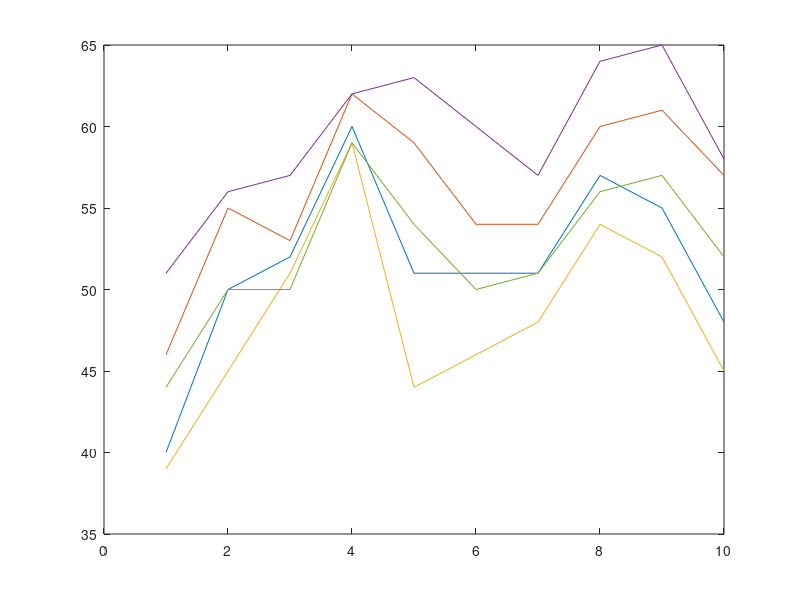
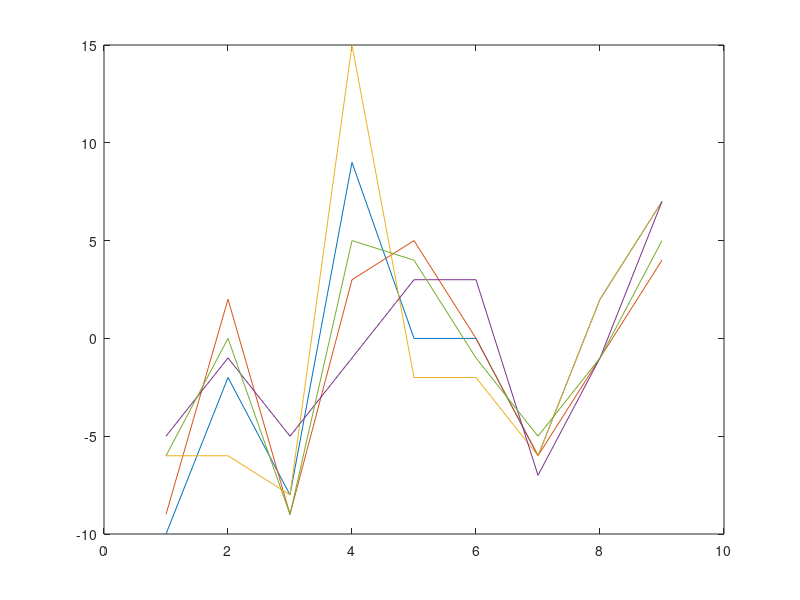

MATLAB code for these plots, in order: (Note: this script raises an error after producing the figures.)
%% Class_03_Outline: Getting started with Matlab
% File: Class_03_Outline.m
% Copy: Copyright (c) 2020 Gregory C. Myers
% BlazerID: gmyers
% Vers: 1.0.0 01/21/2020 GCM - Presented Spring 2020 to EE254 Section2F
% Desc: Driver for testing concepts in Class_03_Outline.m 

%% Checklist: Done.

%% Checklist: ToDo.

%% Arrays: How are arrays different/same as vectors?
% multidimensional
% homogenous (type)

% Types (and can they be mixed)? no

% Manual creation
A = [ 1 : 1 : 10;
     10 : -1 : 1];
% rows x columns
B = [ 3.14, -5, 7, 0.1; 
    4, 5.6, 3.9, 8];

% colon (:)

% zeros
C = zeros(2,10);

% ones
D = zeros(10,3);
E = zeros(10, 2, 20); % 3D - 10 rows x 2 colummns x 20 layers

% rand
F = rand(1, 20); % 10 x 20 doubles from 0 to 1

% logical
G = false(4, 5); % 4x5 array of logicals

% size
length(F) % length returns max of the dimensions
size(F) % returns the size of each dimension
size(F,1) % size of 1st dimension (rows)
size(F,2) % size of 2nd dimension (columns)

% Operations on arrays
% same as vectors, arrays are multi-dimensional
a = randi(100, 5, 4) % random integers from 1 to 100, 5 row, 4 columns (5x4) of doubles

%% I/O: Matlab variable files.
% Input and output

% Different types
% .mat - storage of MATLAB variables
% images
% .csv - comma separated values

% load variables
load('high_temps.mat'); % do not assign output to variable, as in "a = load('x.mat');"
load('low_temps.mat');

highest = max(high_temps, [], 1) % 1x10 row, highest in each column
highest = max(high_temps, [], 2) % 5x1 column, highest in each row
highest = max(max(high_temps, [], 1))

lowest = min(high_temps, [], 1)
lowest = min(high_temps, [], 2)
lowest = min(min(high_temps, [], 1))

average = mean(mean(high_temps))

high_temp_by_city = max(high_temps,[],2) % highest temperature per city
high_temp_by_day = max(high_temps,[],1) % highest temperature on each day over all cities

weather_days = [1 : 1 : size(high_temps, 2)];
plot(weather_days,high_temps(1,:))
hold on
plot(weather_days,high_temps(2,:))
plot(weather_days,high_temps(3,:))
plot(weather_days,high_temps(4,:))
plot(weather_days,high_temps(5,:))

% plot difference in temps between days
temp_difference = high_temps(:, [1 : (end-1)]) - high_temps(:, [2 : end])
% t1-t2
figure
plot(weather_days(1:end-1), temp_difference)

% save variables

%% Examples

% Grade calculator

% Weather Data

%% I/O: Images: Gray scale
% List of monochrome and RGB palettes
% http://en.wikipedia.org/wiki/List_of_monochrome_and_RGB_palettes

% List of 8-bit computer hardware palettes
% http://en.wikipedia.org/wiki/List_of_8-bit_computer_hardware_palettes

% Opening and reading images (as 2 dimensional arrays)
% imread
blaze_gray= imread('Blaze_GrayScale.jpg','JPEG');
blaze_color = imread('Blaze_Color.jpg');

% Assigning images to a variable
% imshow
imshow(blaze_gray)

% Editing an image and saving it.
% How to invert the colors of a black and white image mathematically.
blaze_gray_new = 255 - blaze_gray;
imshow(blaze_gray_new)
imwrite(blaze_gray_new,'Blaze_GrayScale_Inverted.jpg');

% What do you think random numbers look like?
static = uint8(randi(256, 300, 400) - 1);
imshow(static)

save('All.mat')
save('Static.mat','static')
clear;
load('All.mat')
clear;
load('All.mat', 'static')
